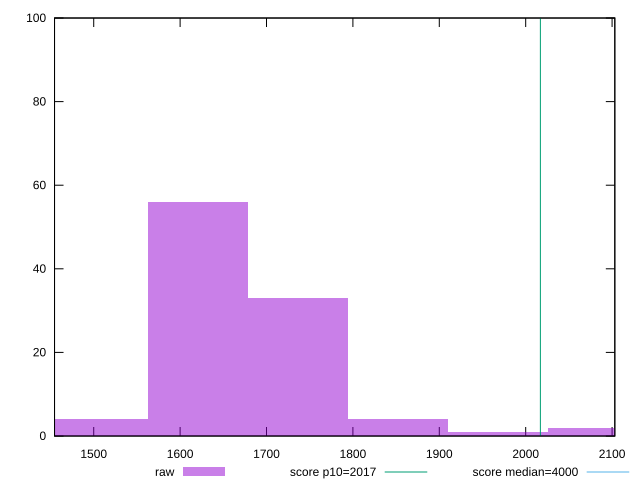

gnuplot code for this plot:
reset

$raw <<EOF
1736.5567287743447 33
1620.7862801893884 56
1852.327177359301 4
1505.0158316044322 4
2083.8680745292136 2
1968.0976259442573 1
EOF

set key outside below
set boxwidth 115.77044858495631
set xrange [1454.6440000000011:2103.168000000001]
set yrange [0:100]
set trange [0:100]
set style fill transparent solid 0.5 noborder

set parametric
set terminal svg size 640, 490 enhanced background rgb 'white'
set output "report_00009_2021-02-08T22-37-41.559Z/mainthread-work-breakdown/samples/pages+cached+noadtech/raw/histogram.svg"

plot $raw title "raw" with boxes, \
     2017,t title "score p10=2017", \
     4000,t title "score median=4000"

reset
